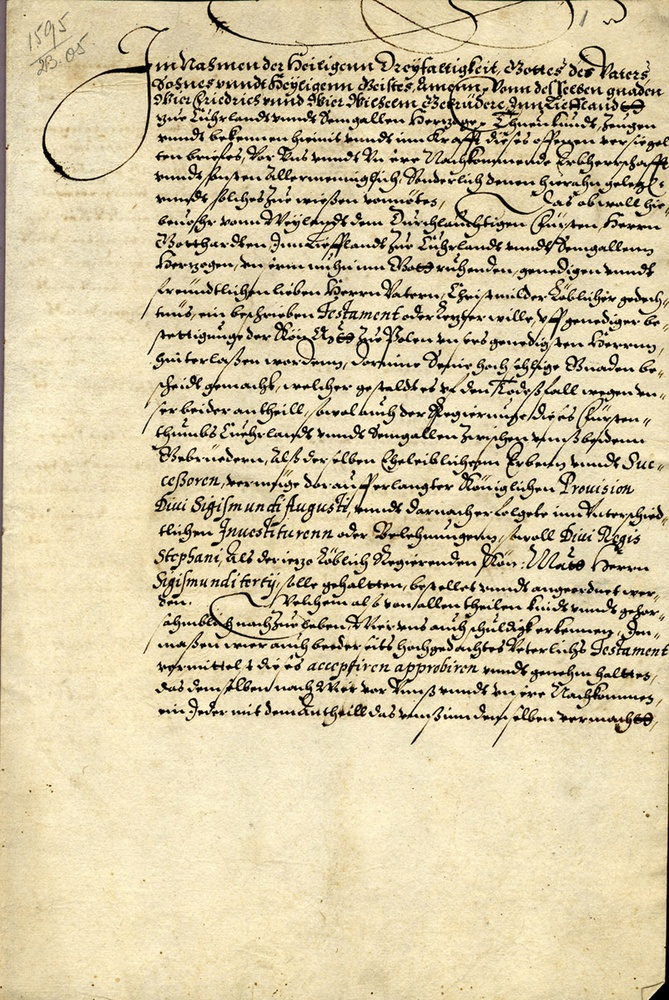
#> input picture evaluation/input/01_handwritten_legal_parchment.jpg, 669 x 1000 px, shrunk from 2008 x 3000 before the run
$ python -i skew_detector.py   (imports and definitions only)
#> lines starting #> are read from the running program, lines starting #| are printed output that depends on the picture; after the words box and inside, x2 and y2 are one past the last pixel; in counts of white or black regions, pixels touching at a corner belong together
### processing/deterministic_hough.py
"""Deterministic wrapper for OpenCV's probabilistic Hough transform."""

import threading

import cv2


_HOUGH_LOCK = threading.Lock()
_HOUGH_SEED = 20260828


def hough_lines_p(image, *, rho, theta, threshold, min_line_length, max_line_gap):
    """Run HoughLinesP without cross-request RNG/thread-state variation."""
    with _HOUGH_LOCK:
        previous_threads = cv2.getNumThreads()
        try:
            cv2.setNumThreads(1)
            cv2.setRNGSeed(_HOUGH_SEED)
            return cv2.HoughLinesP(
                image,
                rho=rho,
                theta=theta,
                threshold=threshold,
                minLineLength=min_line_length,
                maxLineGap=max_line_gap,
            )
        finally:
            cv2.setNumThreads(previous_threads)

### processing/skew_detector.py
import cv2
import numpy as np

from processing.deterministic_hough import hough_lines_p


MAX_ABS_SKEW = 45.0
MIN_IMAGE_SIDE = 80
MIN_LINE_COUNT = 3
MIN_LINE_LENGTH_RATIO = 0.12
ANGLE_OUTLIER_LIMIT = 6.0


def _validate_image(image):
    if image is None or not isinstance(image, np.ndarray):
        raise ValueError("Image must be a valid NumPy array.")

    if image.size == 0:
        raise ValueError("Image cannot be empty.")

    if image.dtype != np.uint8:
        raise ValueError("Only 8-bit images are supported.")

    if image.ndim == 2:
        return

    if image.ndim != 3 or image.shape[2] not in {1, 3, 4}:
        raise ValueError("Unsupported image format.")


def _to_gray(image):
    _validate_image(image)

    if image.ndim == 2:
        return image.copy()

    if image.shape[2] == 1:
        return image[:, :, 0].copy()

    if image.shape[2] == 3:
        return cv2.cvtColor(image, cv2.COLOR_BGR2GRAY)

    return cv2.cvtColor(image, cv2.COLOR_BGRA2GRAY)


def _normalize_angle(angle):
    angle = float(angle)

    while angle <= -90.0:
        angle += 180.0

    while angle > 90.0:
        angle -= 180.0

    return angle


def _collect_line_angles(gray):
    height, width = gray.shape[:2]

    blurred = cv2.GaussianBlur(gray, (5, 5), 0)

    clahe = cv2.createCLAHE(clipLimit=1.5, tileGridSize=(8, 8))
    enhanced = clahe.apply(blurred)

    median_intensity = float(np.median(enhanced))
    lower = int(max(30, 0.60 * median_intensity))
    upper = int(min(255, max(lower + 30, 1.40 * median_intensity)))

    edges = cv2.Canny(enhanced, lower, upper)

    min_line_length = max(40, int(width * MIN_LINE_LENGTH_RATIO))
    max_line_gap = max(8, int(width * 0.025))

    lines = hough_lines_p(
        edges,
        rho=1,
        theta=np.pi / 360.0,
        threshold=max(35, int(width * 0.045)),
        min_line_length=min_line_length,
        max_line_gap=max_line_gap,
    )

    if lines is None:
        return []

    lines = np.asarray(lines, dtype=np.int32).reshape(-1, 4)

    measurements = []

    for x1, y1, x2, y2 in lines:
        dx = float(x2 - x1)
        dy = float(y2 - y1)
        length = float(np.hypot(dx, dy))

        if length < min_line_length:
            continue

        angle = _normalize_angle(np.degrees(np.arctan2(dy, dx)))

        if abs(angle) > MAX_ABS_SKEW:
            continue

        measurements.append({
            "angle": float(angle),
            "length": length,
        })

    return measurements


def _robust_angle_statistics(measurements):
    if len(measurements) < MIN_LINE_COUNT:
        return None

    angles = np.asarray([item["angle"] for item in measurements], dtype=np.float64)
    weights = np.asarray([item["length"] for item in measurements], dtype=np.float64)

    median_angle = float(np.median(angles))
    deviations = np.abs(angles - median_angle)

    mad = float(np.median(deviations))
    allowed_deviation = max(1.0, min(ANGLE_OUTLIER_LIMIT, 2.5 * mad if mad > 0 else 1.5))

    valid = deviations <= allowed_deviation

    filtered_angles = angles[valid]
    filtered_weights = weights[valid]

    if len(filtered_angles) < MIN_LINE_COUNT:
        return None

    detected_angle = float(np.average(filtered_angles, weights=filtered_weights))
    dispersion = float(np.sqrt(np.average((filtered_angles - detected_angle) ** 2, weights=filtered_weights)))

    return {
        "angle": detected_angle,
        "dispersion": dispersion,
        "line_count": int(len(filtered_angles)),
        "raw_line_count": int(len(measurements)),
    }


def _confidence_from_statistics(statistics):
    line_count = statistics["line_count"]
    raw_line_count = statistics["raw_line_count"]
    dispersion = statistics["dispersion"]

    count_score = float(np.clip(line_count / 16.0, 0.0, 1.0))
    agreement_ratio = float(np.clip(line_count / max(raw_line_count, 1), 0.0, 1.0))
    dispersion_score = float(np.clip(1.0 - dispersion / 5.0, 0.0, 1.0))

    confidence = 0.35 * count_score + 0.30 * agreement_ratio + 0.35 * dispersion_score

    return float(np.clip(confidence, 0.0, 1.0))


def detect_skew(image):
    gray = _to_gray(image)
    height, width = gray.shape[:2]

    if min(height, width) < MIN_IMAGE_SIDE:
        return {
            "angle": 0.0,
            "confidence": 0.0,
            "line_count": 0,
            "dispersion": 0.0,
            "reason": "rejected: image is too small for reliable skew detection",
        }

    measurements = _collect_line_angles(gray)
    statistics = _robust_angle_statistics(measurements)

    if statistics is None:
        return {
            "angle": 0.0,
            "confidence": 0.0,
            "line_count": 0,
            "dispersion": 0.0,
            "reason": "rejected: not enough consistent text-line evidence was found",
        }

    confidence = _confidence_from_statistics(statistics)

    return {
        "angle": round(statistics["angle"], 2),
        "confidence": round(confidence, 4),
        "line_count": statistics["line_count"],
        "dispersion": round(statistics["dispersion"], 4),
        "reason": "measured: skew estimated from consistent near-horizontal line evidence",
    }

>>> import cv2
>>> picture = cv2.imread('../evaluation/input/01_handwritten_legal_parchment.jpg')
#> picture is the input picture: shape (1000, 669, 3); mean B, G, R 163.4, 198.3, 211.6
>>> result = detect_skew(picture)
#> in _to_gray, `return cv2.cvtColor(image, cv2.COLOR_BGR2GRAY)`:
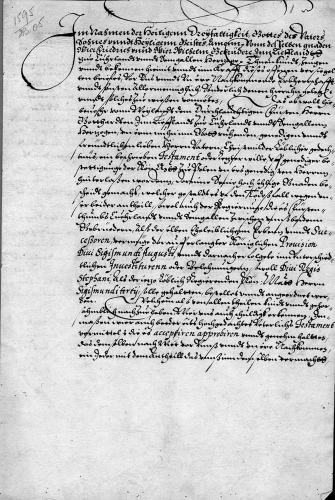
#> returned value: shape (1000, 669) (shown at 1/2 size); min 0, max 253, mean 198.3
#> in _collect_line_angles, `blurred = cv2.GaussianBlur(gray, (5, 5), 0)`:
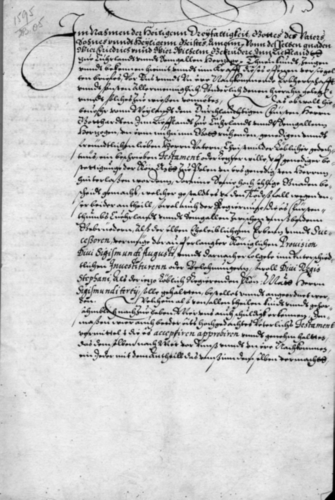
#> blurred: shape (1000, 669) (shown at 1/2 size); min 0, max 242, mean 198.4
#> in _collect_line_angles, `enhanced = clahe.apply(blurred)`:
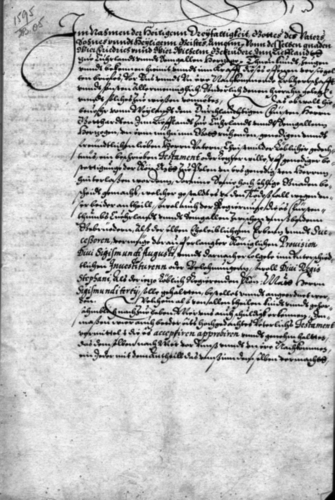
#> enhanced: shape (1000, 669) (shown at 1/2 size); min 2, max 248, mean 188.7
#> in _collect_line_angles, `median_intensity = float(np.median(enhanced))`: median_intensity = 212
#> in _collect_line_angles, `lower = int(max(30, 0.60 * median_intensity))`: lower = 127
#> in _collect_line_angles, `upper = int(min(255, max(lower + 30, 1.40 * median_intensity)))`: upper = 255
#> in _collect_line_angles, `edges = cv2.Canny(enhanced, lower, upper)`:
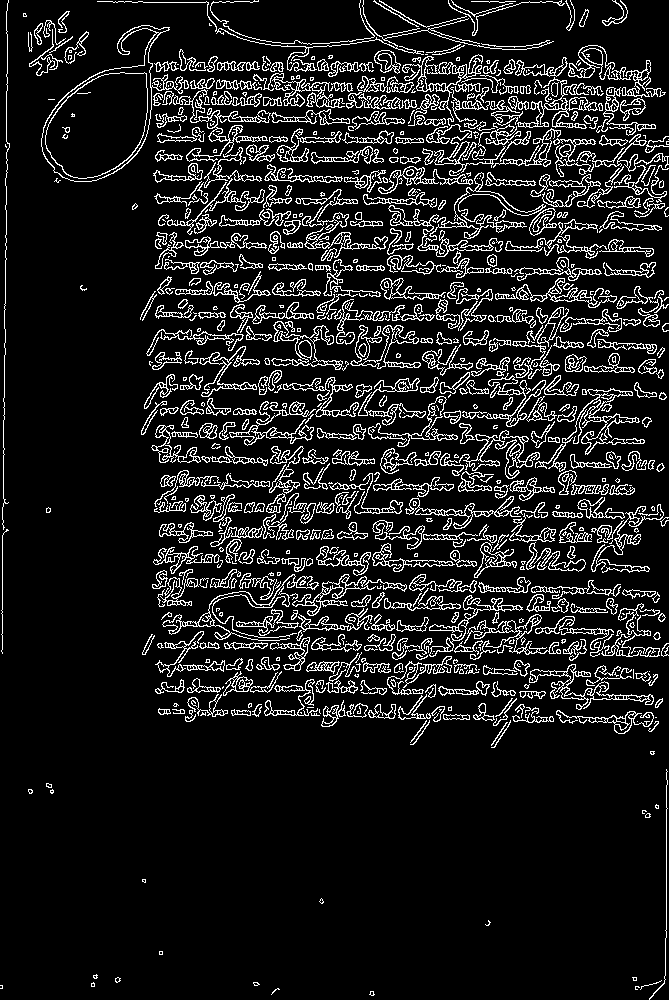
#> edges: shape (1000, 669); 11.2% white in thin lines or dots
#> in _collect_line_angles, `lines = hough_lines_p( edges, rho=1, theta=np.pi / 360.0, threshold=ma..`: lines = 421 rows, first 6: [1, 651, 4, 304], [190, 174, 663, 183], [561, 586, 654, 679], [156, 576, 234, 481], [158, 581, 659, 595], [258, 360, 314, 715]
#> the loop in _collect_line_angles, `for x1, y1, x2, y2 in lines:` made 421 passes
#> (x1, y1, x2, y2, dx, dy, length, angle) on passes 1 to 3: (1, 651, 4, 304, 3, -347, 347, -89.5), (190, 174, 663, 183, 473, 9, 473.1, 1.09), (561, 586, 654, 679, 93, 93, 131.5, 45)
#> after the loop in _collect_line_angles, `for x1, y1, x2, y2 in lines:`: measurements = 374 items
#> in _robust_angle_statistics, `angles = np.asarray([item["angle"] for item in measurements], dtype=np..`: angles = 374 values, max 45 at index 1, min -43.98 at index 306, mean 1.02
#> in _robust_angle_statistics, `weights = np.asarray([item["length"] for item in measurements], dtype=..`: weights = 374 values, max 526 at index 13, min 80 at index 351, mean 206.3
#> in _robust_angle_statistics, `median_angle = float(np.median(angles))`: median_angle = 1.01
#> in _robust_angle_statistics, `deviations = np.abs(angles - median_angle)`: deviations = 374 values, max 44.99 at index 306, min 0.000499 at index 24, mean 2.55
#> in _robust_angle_statistics, `mad = float(np.median(deviations))`: mad = 0.589
#> in _robust_angle_statistics, `allowed_deviation = max(1.0, min(ANGLE_OUTLIER_LIMIT, 2.5 * mad if mad..`: allowed_deviation = 1.47
#> in _robust_angle_statistics, `filtered_angles = angles[valid]`: filtered_angles = 278 values, max 2.47 at index 33, min -0.257 at index 110, mean 1.04
#> in _robust_angle_statistics, `filtered_weights = weights[valid]`: filtered_weights = 278 values, max 526 at index 11, min 80 at index 264, mean 236.9
#> in _robust_angle_statistics, `detected_angle = float(np.average(filtered_angles, weights=filtered_we..`: detected_angle = 1.08
#> in _robust_angle_statistics, `dispersion = float(np.sqrt(np.average((filtered_angles - detected_angl..`: dispersion = 0.539
#> in detect_skew, `statistics = _robust_angle_statistics(measurements)`: statistics = {'angle': 1.08, 'dispersion': 0.539, 'line_count': 278, 'raw_line_count': 374}
#> in _confidence_from_statistics, `line_count = statistics["line_count"]`: line_count = 278
#> in _confidence_from_statistics, `raw_line_count = statistics["raw_line_count"]`: raw_line_count = 374
#> in _confidence_from_statistics, `dispersion = statistics["dispersion"]`: dispersion = 0.539
#> in _confidence_from_statistics, `count_score = float(np.clip(line_count / 16.0, 0.0, 1.0))`: count_score = 1
#> in _confidence_from_statistics, `agreement_ratio = float(np.clip(line_count / max(raw_line_count, 1), 0..`: agreement_ratio = 0.743
#> in _confidence_from_statistics, `dispersion_score = float(np.clip(1.0 - dispersion / 5.0, 0.0, 1.0))`: dispersion_score = 0.892
#> in _confidence_from_statistics, `confidence = 0.35 * count_score + 0.30 * agreement_ratio + 0.35 * disp..`: confidence = 0.885
#> result = 5 items

$ run again, on evaluation/input/02_handwritten_book_pages.jpg
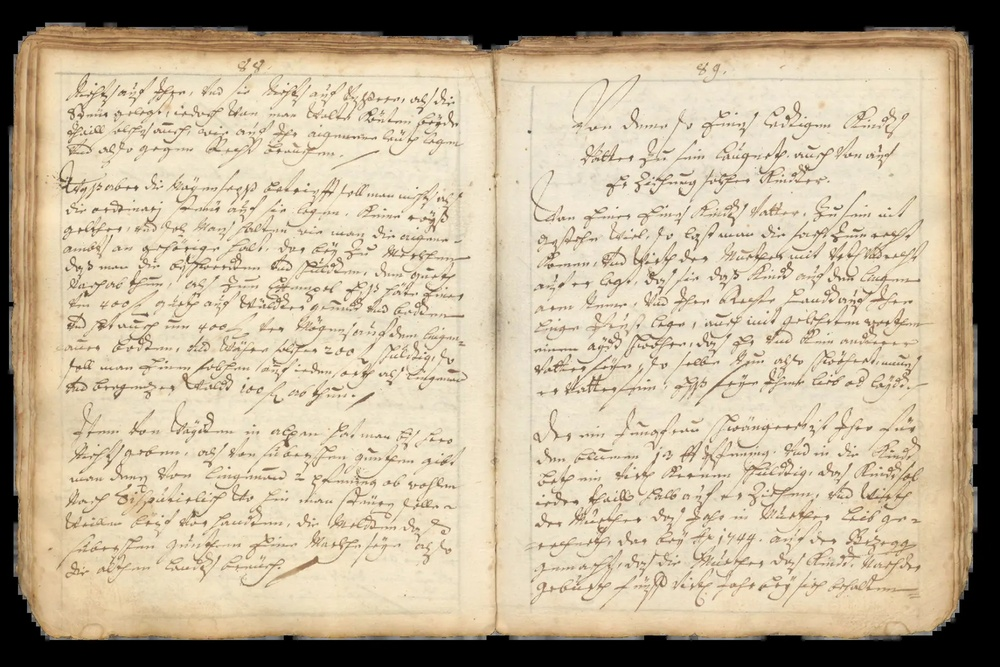
#> input picture evaluation/input/02_handwritten_book_pages.jpg, 1000 x 667 px, shrunk from 3000 x 2000 before the run
#> picture is the input picture: shape (667, 1000, 3); mean B, G, R 154, 179.1, 193.6
#> in _collect_line_angles, `enhanced = clahe.apply(blurred)`:
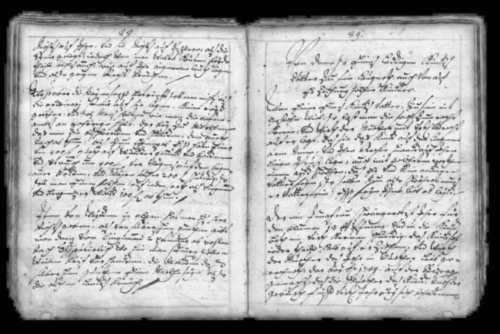
#> enhanced: shape (667, 1000) (shown at 1/2 size); min 2, max 246, mean 171.5
#> median_intensity = 206
#> lower = 123
#> upper = 255
#> in _collect_line_angles, `edges = cv2.Canny(enhanced, lower, upper)`:
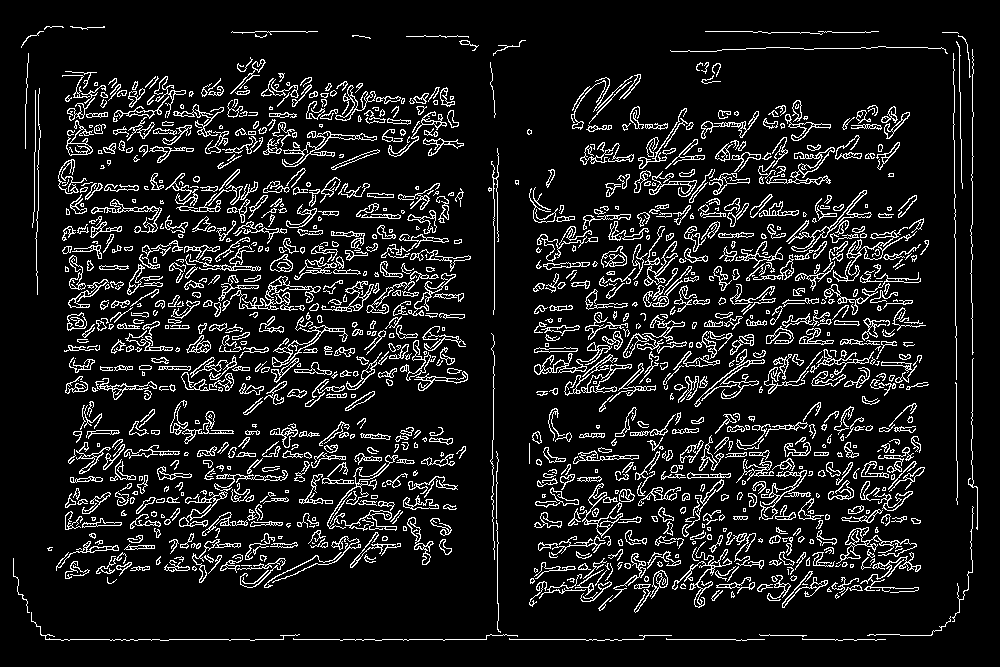
#> edges: shape (667, 1000); 10.7% white in thin lines or dots, all inside (x1, y1, x2, y2) = (13, 26, 978, 641)
#> lines = 405 rows, first 6: [45, 639, 764, 639], [649, 358, 915, 363], [972, 528, 972, 303], [64, 350, 465, 346], [534, 352, 808, 340], [536, 267, 921, 254]
#> the loop in _collect_line_angles, `for x1, y1, x2, y2 in lines:` made 405 passes
#> (x1, y1, x2, y2, dx, dy, length, angle) on passes 1 to 3: (45, 639, 764, 639, 719, 0, 719, 0), (649, 358, 915, 363, 266, 5, 266, 1.08), (972, 528, 972, 303, 0, -225, 225, 90)
#> after the loop in _collect_line_angles, `for x1, y1, x2, y2 in lines:`: measurements = 389 items
#> angles = 389 values, max 45 at index 348, min -45 at index 195, mean 1.14
#> weights = 389 values, max 719 at index 0, min 120.1 at index 246, mean 202.6
#> median_angle = 0.747
#> deviations = 389 values, max 45.75 at index 195, min 0 at index 131, mean 5.11
#> mad = 1.68
#> allowed_deviation = 4.21
#> filtered_angles = 296 values, max 4.95 at index 100, min -3.46 at index 289, mean 0.631
#> filtered_weights = 296 values, max 719 at index 0, min 120.1 at index 200, mean 210.3
#> detected_angle = 0.6
#> in _robust_angle_statistics, `dispersion = float(np.sqrt(np.average((filtered_angles - detected_angl..`: dispersion = 1.83
#> statistics = {'angle': 0.6, 'dispersion': 1.83, 'line_count': 296, 'raw_line_count': 389}
#> line_count = 296
#> raw_line_count = 389
#> in _confidence_from_statistics, `dispersion = statistics["dispersion"]`: dispersion = 1.83
#> count_score = 1
#> agreement_ratio = 0.761
#> dispersion_score = 0.634
#> in _confidence_from_statistics, `confidence = 0.35 * count_score + 0.30 * agreement_ratio + 0.35 * disp..`: confidence = 0.8
#> result = 5 items
